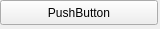
<?xml version="1.0" encoding="UTF-8"?>
<ui version="4.0">
 <class>hp_faultwarning</class>
 <widget class="QWidget" name="hp_faultwarning">
  <property name="geometry">
   <rect>
    <x>0</x>
    <y>0</y>
    <width>160</width>
    <height>29</height>
   </rect>
  </property>
  <property name="windowTitle">
   <string>Form</string>
  </property>
  <widget class="QPushButton" name="pushButton_2">
   <property name="geometry">
    <rect>
     <x>0</x>
     <y>0</y>
     <width>158</width>
     <height>25</height>
    </rect>
   </property>
   <property name="text">
    <string>PushButton</string>
   </property>
  </widget>
 </widget>
 <resources/>
 <connections/>
</ui>
